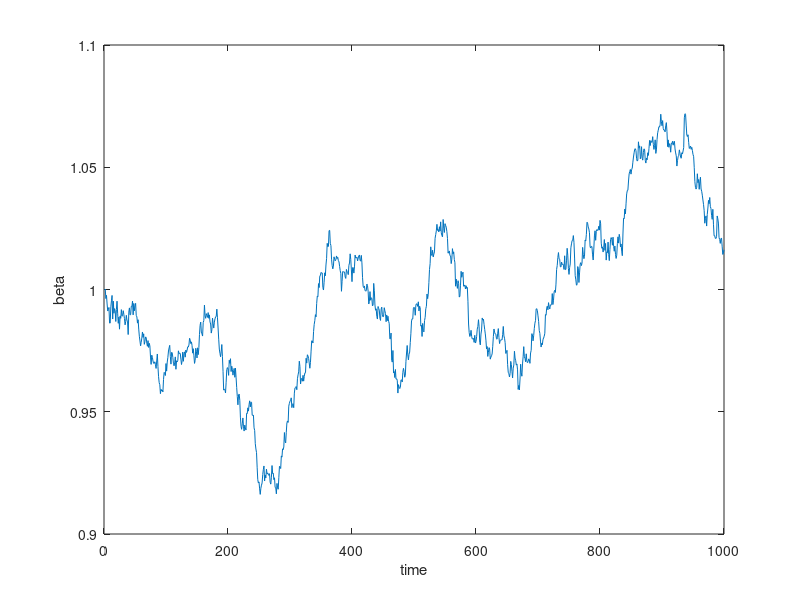
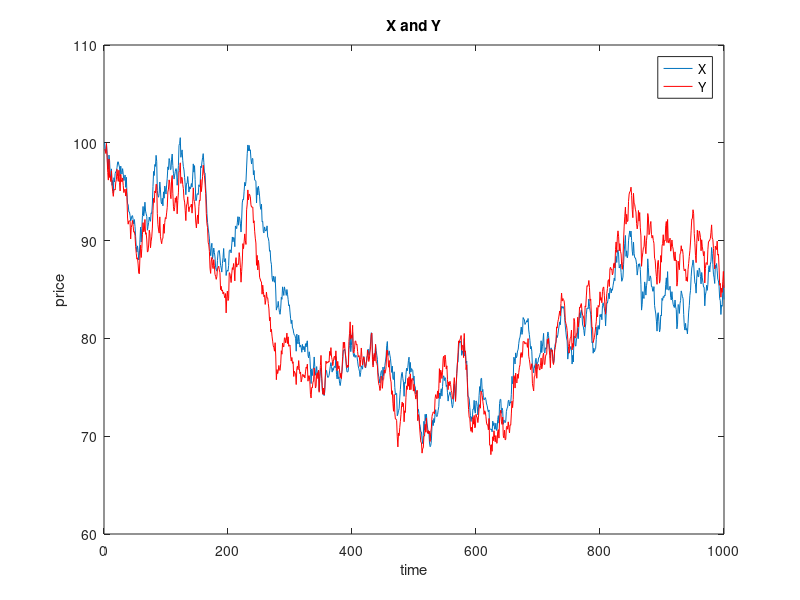

MATLAB code for these plots, in order: (Note: this script raises an error after producing the figures.)
mu=0.1;
t=1:1000;
sig=0.3;
T=1;
N=1000;
r=mu-sig^2/2;
Y=randn;
h=T/N;
sh=sqrt(h);
mh=r*h;
x0=100;
X=x0;


% generate beta
Q=sqrt(0.00001);
beta=1+cumsum (Q*randn(size(t)));
figure;plot (t,beta)
xlabel('time');
ylabel('beta');

% generate x and y
clear G
G(:,1)=[0 x0];
for j=2:N
	z=randn;
	X=X*exp(mh+sh*sig*z);
	G(:,j) = [j*h X];
end
x=G(2,:);

R=sqrt(0.1);
y=x.*beta + R*randn(size(t));
figure;plot (x);hold on;plot (y,'r')
xlabel('time');
ylabel('price');
title ('X and Y');
legend ('X','Y')

% kalman filter calculation
Q=0.6; %sqrt(0.00001);
P=1;
K=1;
H=1;
F=[0.1 0.2 .7 ];n=3;
beta_est(1:n)=beta(1:n);
clear PP
for i=n+1:size(t,2)
	%Prediction
	beta_est(i)=F*beta_est(i-n:i-1)';
	beta_pred(i)=F*beta_est(i-n:i-1)';

	P=F*P*F'+Q;

	% update
	r= y(i)/x(i) -beta_est(i);
	K=P^1*H'*(R+H*P^-1*H')^-1;
	beta_est(i)=beta_est(i) + K*r;
	P=(ones(1,1)-K*H)*P;
	PP(end+1,:) = [P K];	
end
figure(1);clf;plot (beta);hold on;plot (beta_est,'r');plot (beta_pred,'g')
xlabel('time');
ylabel('price');
legend ('beta','estimated beta','predicted beta');

% trading algorithm
 ii=find  (y-beta_pred.*x>0.0);
s=y-x;
s=[0 diff(s)];
figure;plot (cumsum(s(ii)))
xlabel('time');
ylabel('equity curve');



